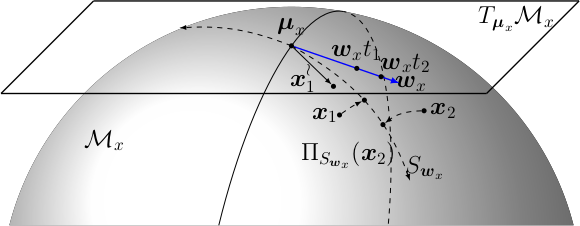
#> input picture Images/cell profiler.png, 580 x 226 px
$ python brighten.py
#> lines starting #> are read from the running program, lines starting #| are printed output that depends on the picture
#!/usr/bin/env python
import argparse, sys
import numpy as np
import skimage
import skimage.io
import skimage.exposure
import easygui


def main():
#   parser = argparse.ArgumentParser(description="""
# Brighten an image with histogram normalization.
# Note that the file type is determined by the extension of outfile.
# Some extensions will result in a white image.
# These include .tif and .tiff.
# Try .png instead.
# """)
#   parser.add_argument('--infile', required=True)
#   parser.add_argument('--outfile', required=True)
#   args = parser.parse_args()


  path = easygui.fileopenbox()
#> the answer given: ../Images/cell profiler.png
  print(path)
  #arr = skimage.img_as_float(skimage.io.imread(args.infile))
  arr = skimage.img_as_float(skimage.io.imread(path))

  arr2 = skimage.exposure.equalize_hist(arr)
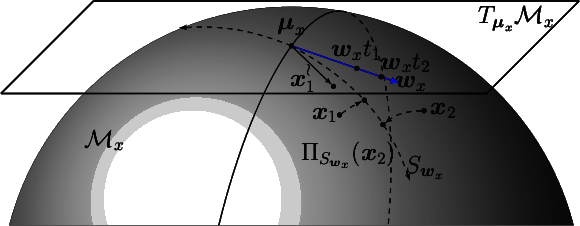
#> arr2: shape (226, 580, 3) float64; mean R, G, B 0.592, 0.592, 0.593
  #skimage.io.imsave(args.outfile, arr2)
#> (the run stopped early here; a loop or call above may not have finished)
